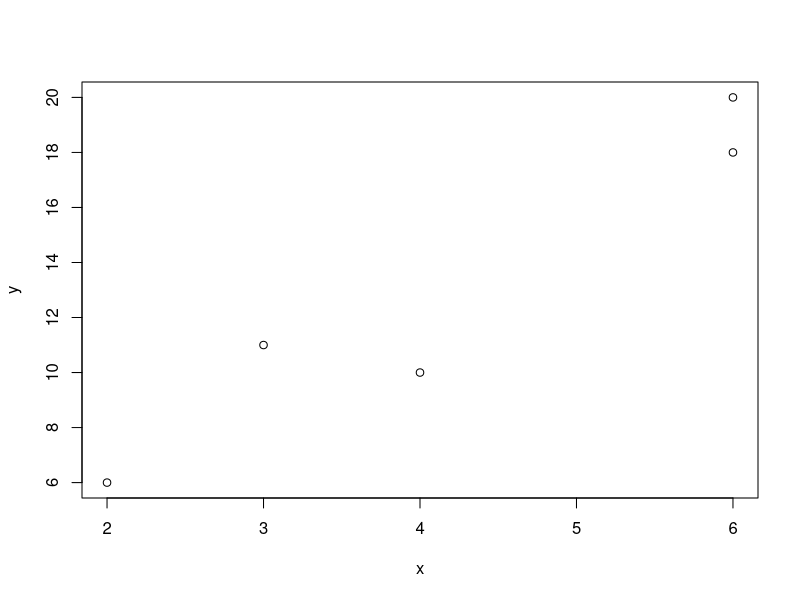
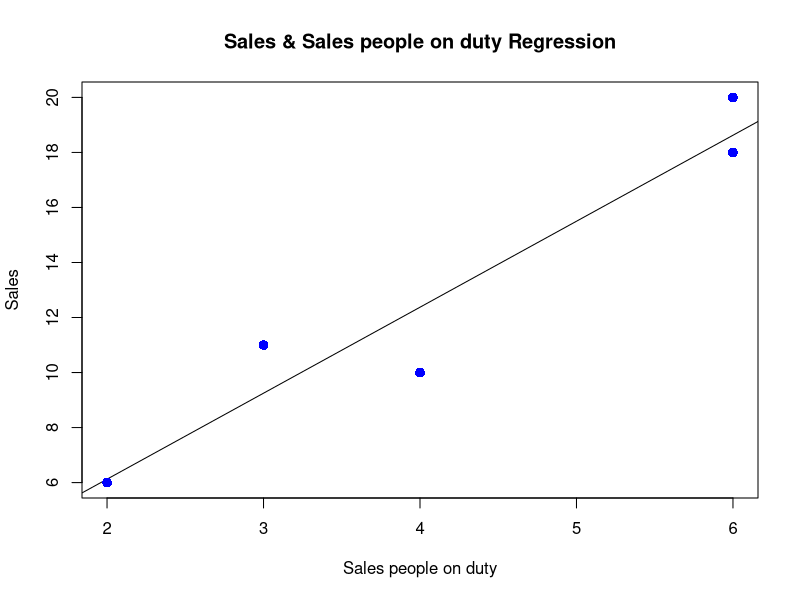
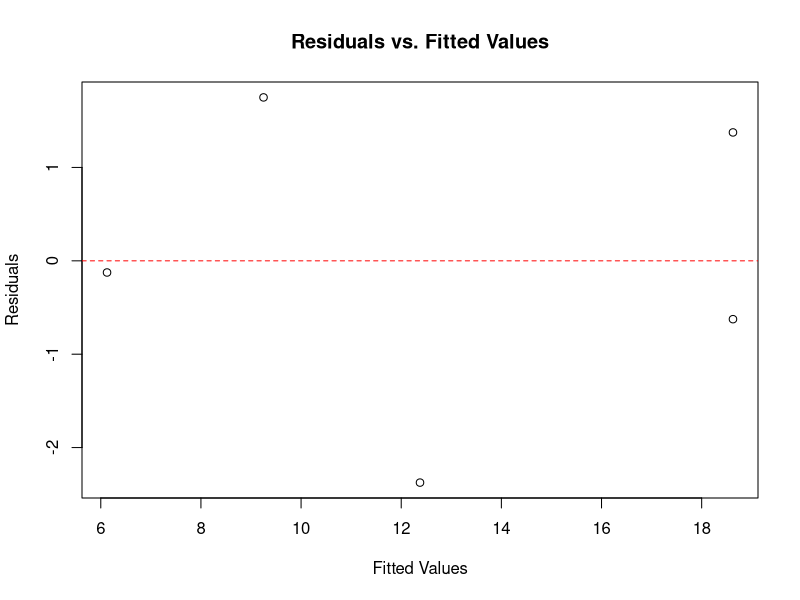
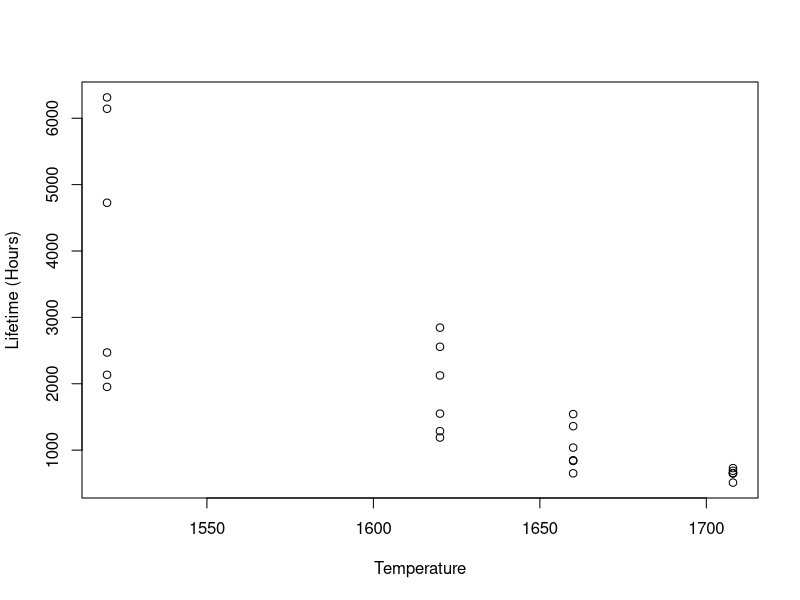
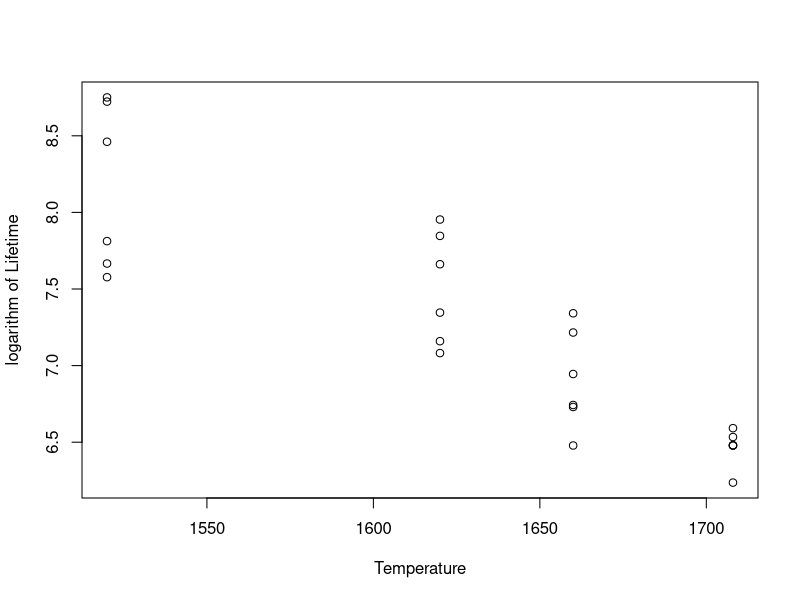
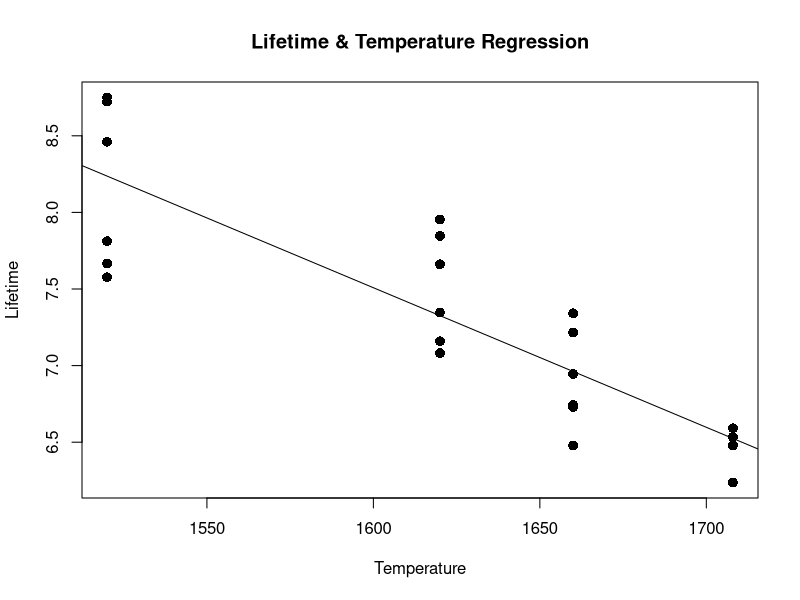

Generate these figures, in order, with R:
## ---- chunk 1
knitr::opts_chunk$set(echo = TRUE)
## ---- chunk 2
quantile_95_norm <- qnorm(0.95, mean = 10,sd = 3)
quantile_99_norm <- qnorm(0.99, mean = 10, sd = 3)
## ---- chunk 3
quantile_95_norm
quantile_99_norm
## ---- chunk 4
df_t1 <- 10
df_t2 <- 25

quantile_95_t1 <- qt(0.95, df = df_t1)
quantile_99_t1 <- qt(0.99, df = df_t1)

quantile_95_t2 <- qt(0.95, df = df_t2)
quantile_99_t2 <- qt(0.99, df = df_t2)
## ---- chunk 5
quantile_95_t1
quantile_99_t1
quantile_95_t2
quantile_99_t2
## ---- chunk 6
df_chi1 <- 1
df_chi2 <- 4
df_chi3 <- 10

quantile_95_chi1 <- qchisq(0.95, df = df_chi1)
quantile_99_chi1 <- qchisq(0.99, df = df_chi1)

quantile_95_chi2 <- qchisq(0.95, df = df_chi2)
quantile_99_chi2 <- qchisq(0.99, df = df_chi2)

quantile_95_chi3 <- qchisq(0.95, df = df_chi3)
quantile_99_chi3 <- qchisq(0.99, df = df_chi3)
## ---- chunk 7
quantile_95_chi1
quantile_99_chi1
quantile_95_chi2
quantile_99_chi2
quantile_95_chi3
quantile_99_chi3
## ---- chunk 8
df_f1_d1 <- 2
df_f1_d2 <- 10
df_f2_d1 <- 4
df_f2_d2 <- 10

quantile_95_f1 <- qf(0.95, df1 = df_f1_d1, df2 = df_f1_d2)
quantile_99_f1 <- qf(0.99, df1 = df_f1_d1, df2 = df_f1_d2)
quantile_95_f2 <- qf(0.95, df1 = df_f2_d1, df2 = df_f2_d2)
quantile_99_f2 <- qf(0.99, df1 = df_f2_d1, df2 = df_f2_d2)
## ---- chunk 9
quantile_95_f1
quantile_99_f1
quantile_95_f2
quantile_99_f2
## ---- chunk 10
# Z_square
percentiles_Z_square <- c(75, 95, 99)
quantiles_Z_square <- qnorm((50 + 0.5*percentiles_Z_square) / 100, mean = 0, sd = 1)^2

# chi-square(1)
df_chi1 <- 1
quantiles_chi1 <- qchisq(percentiles_Z_square / 100, df = df_chi1)

# Compare the percentiles
for (i in 1:length(percentiles_Z_square)) {
  cat(paste("   ", percentiles_Z_square[i], 
            "th percentile of Z^2:", quantiles_Z_square[i], "\n"))
  cat(paste("   ", percentiles_Z_square[i], 
            "th percentile of chi-square(1):", quantiles_chi1[i], "\n"))
}

## ---- chunk 11
nu <- 5

# t-distribution
percentiles_t2 <- c(75, 95, 99)
quantiles_t2 <- (qt((50 + 0.5*percentiles_t2) / 100, df = nu))^2

# F(1, ν) distribution
df_f <- c(1, nu)
quantiles_F <- qf(percentiles_t2 / 100, df1 = df_f[1], df2 = df_f[2])

# Compare the percentiles
cat("\nb. Comparison of square of t-distribution and F(1, nu) percentiles:\n")
for (i in 1:length(percentiles_t2)) {
  cat(paste("   ", percentiles_t2[i], 
            "th percentile of square of t-distribution:", quantiles_t2[i], "\n"))
  cat(paste("   ", percentiles_t2[i], 
            "th percentile of F(1, nu):", quantiles_F[i], "\n"))
}
## ---- chunk 12
nu <- 10

# t-distribution
percentiles_t2 <- c(75, 95, 99)
quantiles_t2 <- (qt((50 + 0.5*percentiles_t2) / 100, df = nu))^2

# F(1, ν) distribution
df_f <- c(1, nu)
quantiles_F <- qf(percentiles_t2 / 100, df1 = df_f[1], df2 = df_f[2])

# Compare the percentiles
cat("\nb. Comparison of square of t-distribution and F(1, ν) percentiles:\n")
for (i in 1:length(percentiles_t2)) {
  cat(paste("   ", percentiles_t2[i], 
            "th percentile of square of t-distribution:", quantiles_t2[i], "\n"))
  cat(paste("   ", percentiles_t2[i], 
            "th percentile of F(1, ν):", quantiles_F[i], "\n"))
}
## ---- chunk 13
y <- c(20, 18, 10, 6, 11)
x <- c(6, 6, 4, 2, 3)
plot(x,y)
## ---- chunk 14
regression <- lm(y~x)

print(summary(regression))
## ---- chunk 15
plot(x,y,col = "blue",main = "Sales & Sales people on duty Regression",
abline(lm(y~x)),cex = 1.3,pch = 16,xlab = "Sales people on duty",ylab = "Sales")
## ---- chunk 16
a <- data.frame(x = 5)
result <-  predict(regression,a)
print(round(result))
## ---- chunk 17
mu <- fitted(regression)
residual <- resid(regression)
plot(mu, residual, main = "Residuals vs. Fitted Values", 
     xlab = "Fitted Values", ylab = "Residuals")
abline(h = 0, col = "red", lty = 2)
## ---- chunk 18
summary_lm <- summary(regression)
residual_variance <- summary_lm$sigma^2
print(residual_variance)
## ---- chunk 19
conf_interval <- confint(regression, level=0.95)
print(conf_interval)
## ---- chunk 20
GMAT <- c(560,540,520,580,520,620,660,630,550,550,600,537)
GPA <- c(3.20,3.44,3.70,3.10,3.00,4.00,3.38,3.83,2.67,2.75,2.33,3.75)

fit <- lm(GPA~GMAT)
summary_lm_ex5 <- summary(fit)
r_squared <- summary_lm_ex5$r.squared
print(r_squared)
## ---- chunk 21
second_person <- data.frame(GMAT = 540)
fit_val <-  predict(fit,second_person)
print(round(fit_val,3))
## ---- chunk 22
print(summary(fit))
conf_interval_GMAT <- confint(fit, level=0.95)
print(conf_interval_GMAT)
## ---- chunk 23
Temp <- c(1520,1520,1520,1520,1520,1520,1620,1620,1620,1620,1620,1620, 
          1660,1660,1660,1660,1660,1660,1708,1708,1708,1708,1708,1708)
lifetime <- c(1953,2135,2471,4727,6143,6314,1190,1286,1550,2125,2557,2845,
              651,837,848,1038,1361,1543,511,651,651,652,688,729)
plot(Temp,lifetime, xlab = "Temperature", ylab = "Lifetime (Hours)")
## ---- chunk 24
LY = log(lifetime)
plot(Temp,LY, xlab = "Temperature", ylab = "logarithm of Lifetime")
## ---- chunk 25
plot(Temp,LY, main = "Lifetime & Temperature Regression",
     abline(lm(LY~Temp)),cex = 1.3,pch = 16,xlab = "Temperature",ylab = "Lifetime")
